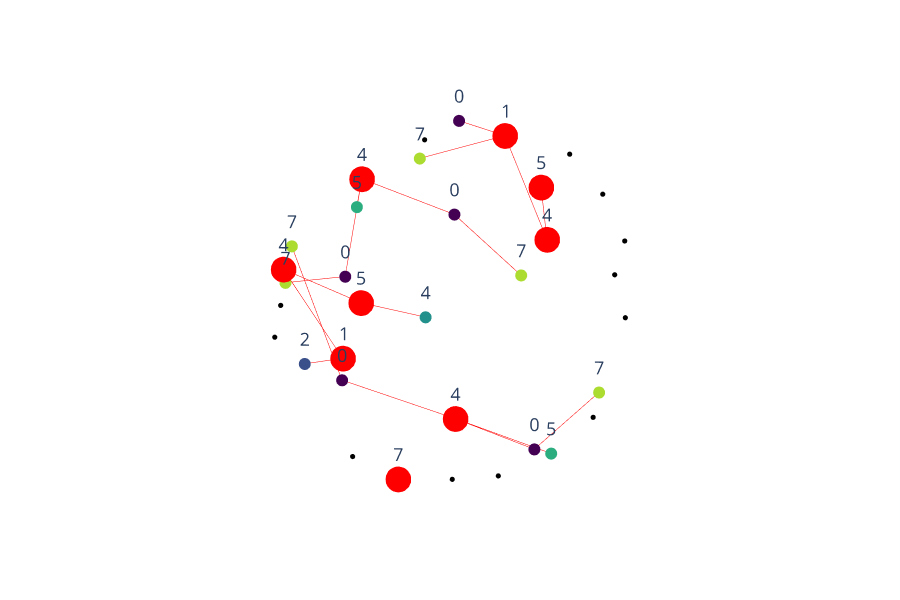
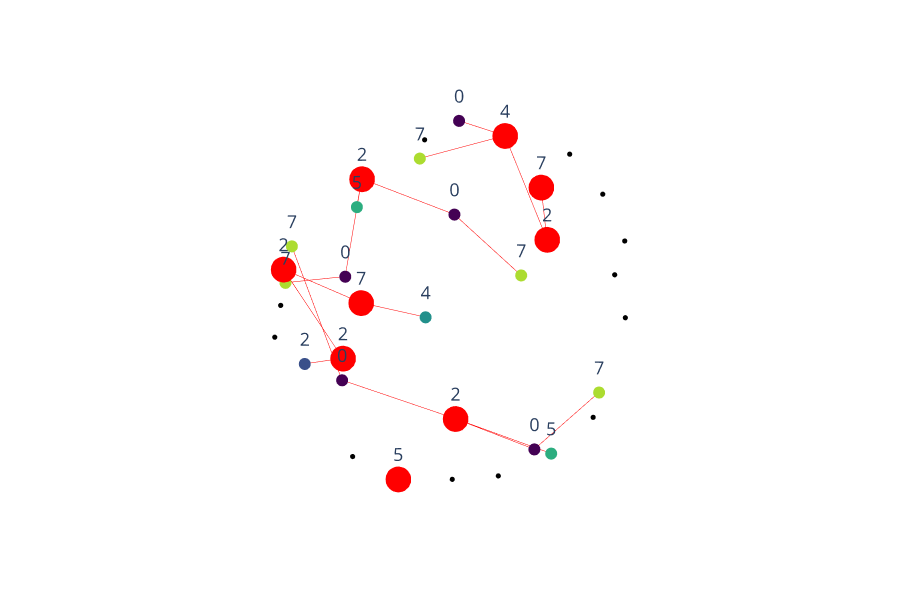

Notebook source saved alongside these figures, in order:
### Markdown cell above
## 18. Visualise true vs predicted labels

Misclassified nodes shown in **red** (size 30).  
Correctly classified nodes use a colour scale.

### Code cell
# `labelled` is the filtered list from §13: [(old_idx, vertex), ...]
# new node_id = position in labelled, which matches pred_df["node_id"]
pred_lookup = pred_df.set_index("node_id")[["y_true", "y_pred"]].to_dict("index")

for new_i, (old_i, v) in enumerate(labelled):
    row = pred_lookup.get(new_i, {"y_true": 0, "y_pred": 0})
    yt  = int(row["y_true"])
    yp  = int(row["y_pred"])
    d   = Topology.Dictionary(v)
    if yt != yp:
        sz = 30
        tc = pc = "red"
    else:
        sz = 14
        tc = Color.ByValueInRange(yt, minValue=0, maxValue=8)
        pc = Color.ByValueInRange(yp, minValue=0, maxValue=8)
    d = Dictionary.SetValuesAtKeys(
        d,
        ["true_color", "pred_color", "node_size", "true_label", "pred_label"],
        [tc, pc, sz, yt, yp]
    )
    v = Topology.SetDictionary(v, d)

g_vis = Graph.Reshape(graph)

print("--- True labels ---")
Topology.Show(
    g_vis,
    vertexSize=6, vertexSizeKey="node_size",
    vertexColorKey="true_color",
    showVertexLabel=True, vertexLabelKey="true_label", vertexLabelFontSize=18,
    backgroundColor="white", camera=[0, 0, 3],
    width=900, height=600, renderer=renderer
)

print("--- Predicted labels ---")
Topology.Show(
    g_vis,
    vertexSize=6, vertexSizeKey="node_size",
    vertexColorKey="pred_color",
    showVertexLabel=True, vertexLabelKey="pred_label", vertexLabelFontSize=18,
    backgroundColor="white", camera=[0, 0, 3],
    width=900, height=600, renderer=renderer
)

### Figure 1 — Plotly figure (JSON) as saved in the notebook; plotly's stock layout.template omitted (floating-point values rounded to 4 significant figures)
{"data": [{"hoverinfo": "text", "legendgroup": "2", "legendrank": 2, "line": {"color": "red", "dash": "solid", "width": 1}, "marker": {"size": 0}, "mode": "lines", "name": "1: Untitled Graph (Edges)", "showlegend": false, "text": "", "type": "scatter3d", "x": [2.048, 1.951, null, -2.291, -1.014, null, -2.291, -1.313, null, -0.9997, -1.082, null, -1.274, -2.259, null, -0.9997, -1.274, null, 0.04839, -1.014, null, -0.04666, 1.356, null, -1.313, -1.941, null, -1.326, -2.152, null, 1.356, 0.5992, null, 0.5399, 2.116, null, 0.5231, 1.622, null, -0.9997, 0.5231, null, 2.048, 1.356, null, 1.839, 2.905, null, 1.839, 0.5399, null, 0.5399, -1.326, null], "y": [1.532, 2.391, null, 1.041, 0.4902, null, 1.041, -0.4244, null, 2.53, 2.067, null, 0.9214, 0.8202, null, 2.53, 0.9214, null, 0.2528, 0.4902, null, 2.866, 3.241, null, -0.4244, -0.5153, null, -0.7839, 1.421, null, 3.241, 3.486, null, -1.418, -1.991, null, 1.944, 0.942, null, 2.53, 1.944, null, 1.532, 3.241, null, -1.922, -0.9853, null, -1.922, -1.418, null, -1.418, -0.7839, null], "z": [0, 0, null, 0, 0, null, 0, 0, null, 0, 0, null, 0, 0, null, 0, 0, null, 0, 0, null, 0, 0, null, 0, 0, null, 0, 0, null, 0, 0, null, 0, 0, null, 0, 0, null, 0, 0, null, 0, 0, null, 0, 0, null, 0, 0, null, 0, 0, null]}, {"customdata": ["0", "4", "7", "4", " ", "0", "7", "5", "0", " ", "7", "5", "4", " ", "0", "7", " ", " ", "7", "4", " ", "1", " ", " ", " ", "5", "4", " ", " ", " ", "7", "2", "1", "5", "0"], "hoverinfo": "text", "hovertemplate": ["Click 0", "Click 4", "Click 7", "Click 4", "Click  ", "Click 0", "Click 7", "Click 5", "Click 0", "Click  ", "Click 7", "Click 5", "Click 4", "Click  ", "Click 0", "Click 7", "Click  ", "Click  ", "Click 7", "Click 4", "Click  ", "Click 1", "Click  ", "Click  ", "Click  ", "Click 5", "Click 4", "Click  ", "Click  ", "Click  ", "Click 7", "Click 2", "Click 1", "Click 5", "Click 0"], "hovertext": ["0", "4", "7", "4", " ", "0", "7", "5", "0", " ", "7", "5", "4", " ", "0", "7", " ", " ", "7", "4", " ", "1", " ", " ", " ", "5", "4", " ", " ", " ", "7", "2", "1", "5", "0"], "legendgroup": "1", "legendrank": 1, "marker": {"color": ["#440154", "#FF0000", "#ACDC30", "#FF0000", "#000000", "#440154", "#ACDC30", "#2CAD7F", "#440154", "#000000", "#ACDC30", "#2CAD7F", "#FF0000", "#000000", "#440154", "#ACDC30", "#000000", "#000000", "#FF0000", "#22908B", "#000000", "#FF0000", "#000000", "#000000", "#000000", "#FF0000", "#FF0000", "#000000", "#000000", "#000000", "#ACDC30", "#3A508A", "#FF0000", "#FF0000", "#440154"], "line": {"width": 0}, "opacity": 1, "size": [14, 30, 14, 30, 6, 14, 14, 14, 14, 6, 14, 14, 30, 6, 14, 14, 6, 6, 30, 14, 6, 30, 6, 6, 6, 30, 30, 6, 6, 6, 14, 14, 30, 30, 14], "sizemode": "diameter", "symbol": "circle"}, "mode": "markers+text", "name": "1: Untitled Graph (Vertices)", "showlegend": false, "text": ["0", "4", "7", "4", " ", "0", "7", "5", "0", " ", "7", "5", "4", " ", "0", "7", " ", " ", "7", "4", " ", "1", " ", " ", " ", "5", "4", " ", " ", " ", "7", "2", "1", "5", "0"], "textfont": {"size": 18}, "type": "scatter3d", "x": [1.839, 0.5399, 2.905, -0.9997, 2.966, -1.326, -2.152, 2.116, -1.274, 3.162, -2.259, -1.082, -2.291, 2.808, 0.5231, 1.622, 2.422, 1.247, -0.4022, 0.04839, -1.151, -1.313, 0.4889, 0.0342, -2.336, -1.014, 2.048, -2.433, 3.328, 3.338, -0.04666, -1.941, 1.356, 1.951, 0.5992], "y": [-1.922, -1.418, -0.9853, 2.53, 2.278, -0.7839, 1.421, -1.991, 0.9214, 0.9509, 0.8202, 2.067, 1.041, -1.395, 1.944, 0.942, 2.937, -2.36, -2.413, 0.2528, -2.041, -0.4244, -2.416, 3.173, 0.447, 0.4902, 1.532, -0.07643, 1.507, 0.2442, 2.866, -0.5153, 3.241, 2.391, 3.486], "z": [0, 0, 0, 0, 0, 0, 0, 0, 0, 0, 0, 0, 0, 0, 0, 0, 0, 0, 0, 0, 0, 0, 0, 0, 0, 0, 0, 0, 0, 0, 0, 0, 0, 0, 0]}], "layout": {"autosize": true, "height": 600, "margin": {"b": 40, "l": 40, "r": 40, "t": 40}, "paper_bgcolor": "#FFFFFF", "plot_bgcolor": "#FFFFFF", "scene": {"aspectmode": "data", "camera": {"center": {"x": 0, "y": 0, "z": 0}, "eye": {"x": 0, "y": 0, "z": 3}, "projection": {"type": "perspective"}, "up": {"x": 0, "y": 1, "z": 0}}, "xaxis": {"visible": false}, "yaxis": {"visible": false}, "zaxis": {"visible": false}}, "showlegend": true, "width": 900, "xaxis": {"showgrid": false, "visible": false, "zeroline": false}, "yaxis": {"showgrid": false, "visible": false, "zeroline": false}}}

### Figure 2 — Plotly figure (JSON) as saved in the notebook; plotly's stock layout.template omitted (floating-point values rounded to 4 significant figures)
{"data": [{"hoverinfo": "text", "legendgroup": "2", "legendrank": 2, "line": {"color": "red", "dash": "solid", "width": 1}, "marker": {"size": 0}, "mode": "lines", "name": "1: Untitled Graph (Edges)", "showlegend": false, "text": "", "type": "scatter3d", "x": [2.048, 1.951, null, -2.291, -1.014, null, -2.291, -1.313, null, -0.9997, -1.082, null, -1.274, -2.259, null, -0.9997, -1.274, null, 0.04839, -1.014, null, -0.04666, 1.356, null, -1.313, -1.941, null, -1.326, -2.152, null, 1.356, 0.5992, null, 0.5399, 2.116, null, 0.5231, 1.622, null, -0.9997, 0.5231, null, 2.048, 1.356, null, 1.839, 2.905, null, 1.839, 0.5399, null, 0.5399, -1.326, null], "y": [1.532, 2.391, null, 1.041, 0.4902, null, 1.041, -0.4244, null, 2.53, 2.067, null, 0.9214, 0.8202, null, 2.53, 0.9214, null, 0.2528, 0.4902, null, 2.866, 3.241, null, -0.4244, -0.5153, null, -0.7839, 1.421, null, 3.241, 3.486, null, -1.418, -1.991, null, 1.944, 0.942, null, 2.53, 1.944, null, 1.532, 3.241, null, -1.922, -0.9853, null, -1.922, -1.418, null, -1.418, -0.7839, null], "z": [0, 0, null, 0, 0, null, 0, 0, null, 0, 0, null, 0, 0, null, 0, 0, null, 0, 0, null, 0, 0, null, 0, 0, null, 0, 0, null, 0, 0, null, 0, 0, null, 0, 0, null, 0, 0, null, 0, 0, null, 0, 0, null, 0, 0, null, 0, 0, null]}, {"customdata": ["0", "2", "7", "2", " ", "0", "7", "5", "0", " ", "7", "5", "2", " ", "0", "7", " ", " ", "5", "4", " ", "2", " ", " ", " ", "7", "2", " ", " ", " ", "7", "2", "4", "7", "0"], "hoverinfo": "text", "hovertemplate": ["Click 0", "Click 2", "Click 7", "Click 2", "Click  ", "Click 0", "Click 7", "Click 5", "Click 0", "Click  ", "Click 7", "Click 5", "Click 2", "Click  ", "Click 0", "Click 7", "Click  ", "Click  ", "Click 5", "Click 4", "Click  ", "Click 2", "Click  ", "Click  ", "Click  ", "Click 7", "Click 2", "Click  ", "Click  ", "Click  ", "Click 7", "Click 2", "Click 4", "Click 7", "Click 0"], "hovertext": ["0", "2", "7", "2", " ", "0", "7", "5", "0", " ", "7", "5", "2", " ", "0", "7", " ", " ", "5", "4", " ", "2", " ", " ", " ", "7", "2", " ", " ", " ", "7", "2", "4", "7", "0"], "legendgroup": "1", "legendrank": 1, "marker": {"color": ["#440154", "#FF0000", "#ACDC30", "#FF0000", "#000000", "#440154", "#ACDC30", "#2CAD7F", "#440154", "#000000", "#ACDC30", "#2CAD7F", "#FF0000", "#000000", "#440154", "#ACDC30", "#000000", "#000000", "#FF0000", "#22908B", "#000000", "#FF0000", "#000000", "#000000", "#000000", "#FF0000", "#FF0000", "#000000", "#000000", "#000000", "#ACDC30", "#3A508A", "#FF0000", "#FF0000", "#440154"], "line": {"width": 0}, "opacity": 1, "size": [14, 30, 14, 30, 6, 14, 14, 14, 14, 6, 14, 14, 30, 6, 14, 14, 6, 6, 30, 14, 6, 30, 6, 6, 6, 30, 30, 6, 6, 6, 14, 14, 30, 30, 14], "sizemode": "diameter", "symbol": "circle"}, "mode": "markers+text", "name": "1: Untitled Graph (Vertices)", "showlegend": false, "text": ["0", "2", "7", "2", " ", "0", "7", "5", "0", " ", "7", "5", "2", " ", "0", "7", " ", " ", "5", "4", " ", "2", " ", " ", " ", "7", "2", " ", " ", " ", "7", "2", "4", "7", "0"], "textfont": {"size": 18}, "type": "scatter3d", "x": [1.839, 0.5399, 2.905, -0.9997, 2.966, -1.326, -2.152, 2.116, -1.274, 3.162, -2.259, -1.082, -2.291, 2.808, 0.5231, 1.622, 2.422, 1.247, -0.4022, 0.04839, -1.151, -1.313, 0.4889, 0.0342, -2.336, -1.014, 2.048, -2.433, 3.328, 3.338, -0.04666, -1.941, 1.356, 1.951, 0.5992], "y": [-1.922, -1.418, -0.9853, 2.53, 2.278, -0.7839, 1.421, -1.991, 0.9214, 0.9509, 0.8202, 2.067, 1.041, -1.395, 1.944, 0.942, 2.937, -2.36, -2.413, 0.2528, -2.041, -0.4244, -2.416, 3.173, 0.447, 0.4902, 1.532, -0.07643, 1.507, 0.2442, 2.866, -0.5153, 3.241, 2.391, 3.486], "z": [0, 0, 0, 0, 0, 0, 0, 0, 0, 0, 0, 0, 0, 0, 0, 0, 0, 0, 0, 0, 0, 0, 0, 0, 0, 0, 0, 0, 0, 0, 0, 0, 0, 0, 0]}], "layout": {"autosize": true, "height": 600, "margin": {"b": 40, "l": 40, "r": 40, "t": 40}, "paper_bgcolor": "#FFFFFF", "plot_bgcolor": "#FFFFFF", "scene": {"aspectmode": "data", "camera": {"center": {"x": 0, "y": 0, "z": 0}, "eye": {"x": 0, "y": 0, "z": 3}, "projection": {"type": "perspective"}, "up": {"x": 0, "y": 1, "z": 0}}, "xaxis": {"visible": false}, "yaxis": {"visible": false}, "zaxis": {"visible": false}}, "showlegend": true, "width": 900, "xaxis": {"showgrid": false, "visible": false, "zeroline": false}, "yaxis": {"showgrid": false, "visible": false, "zeroline": false}}}
